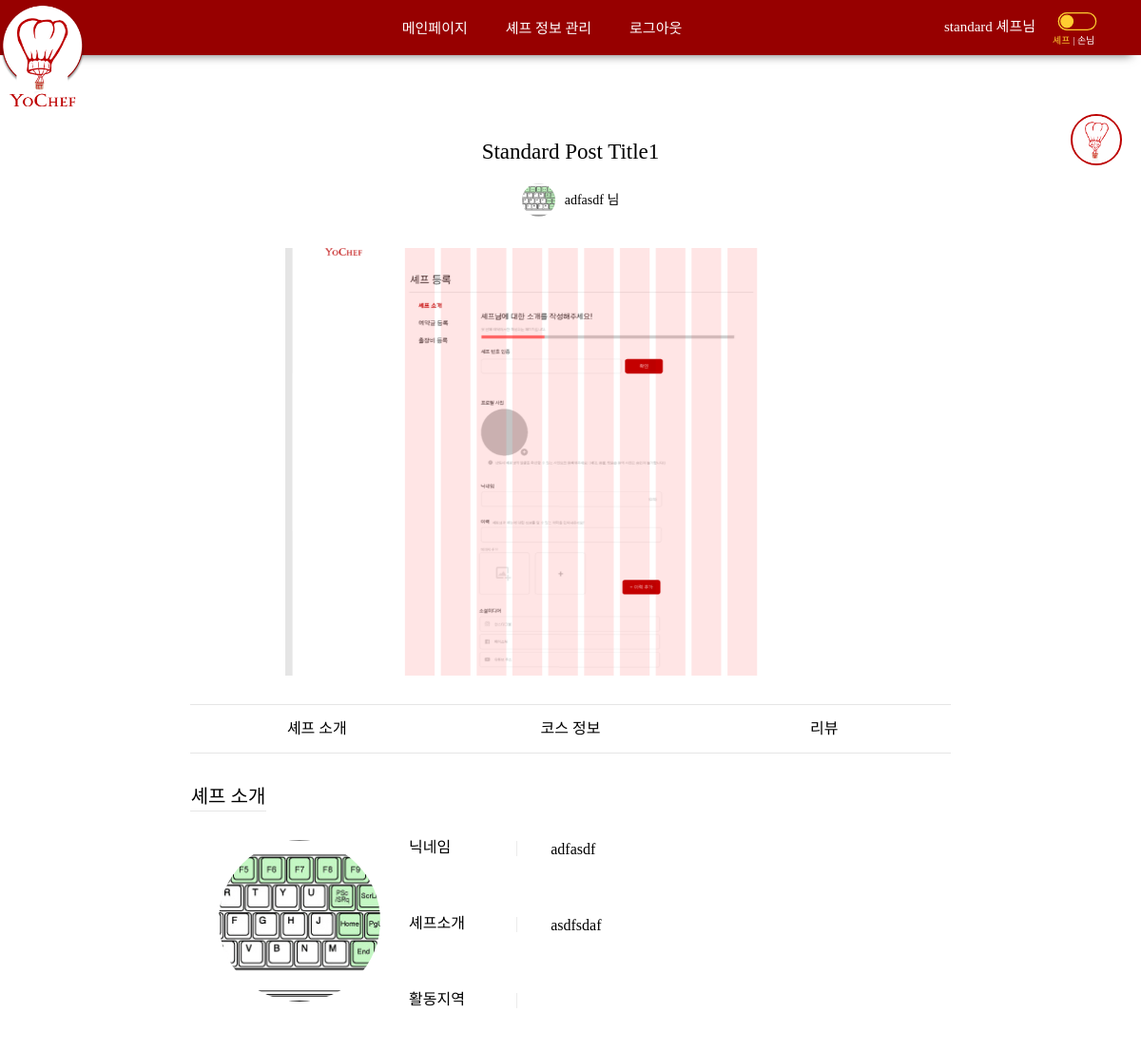
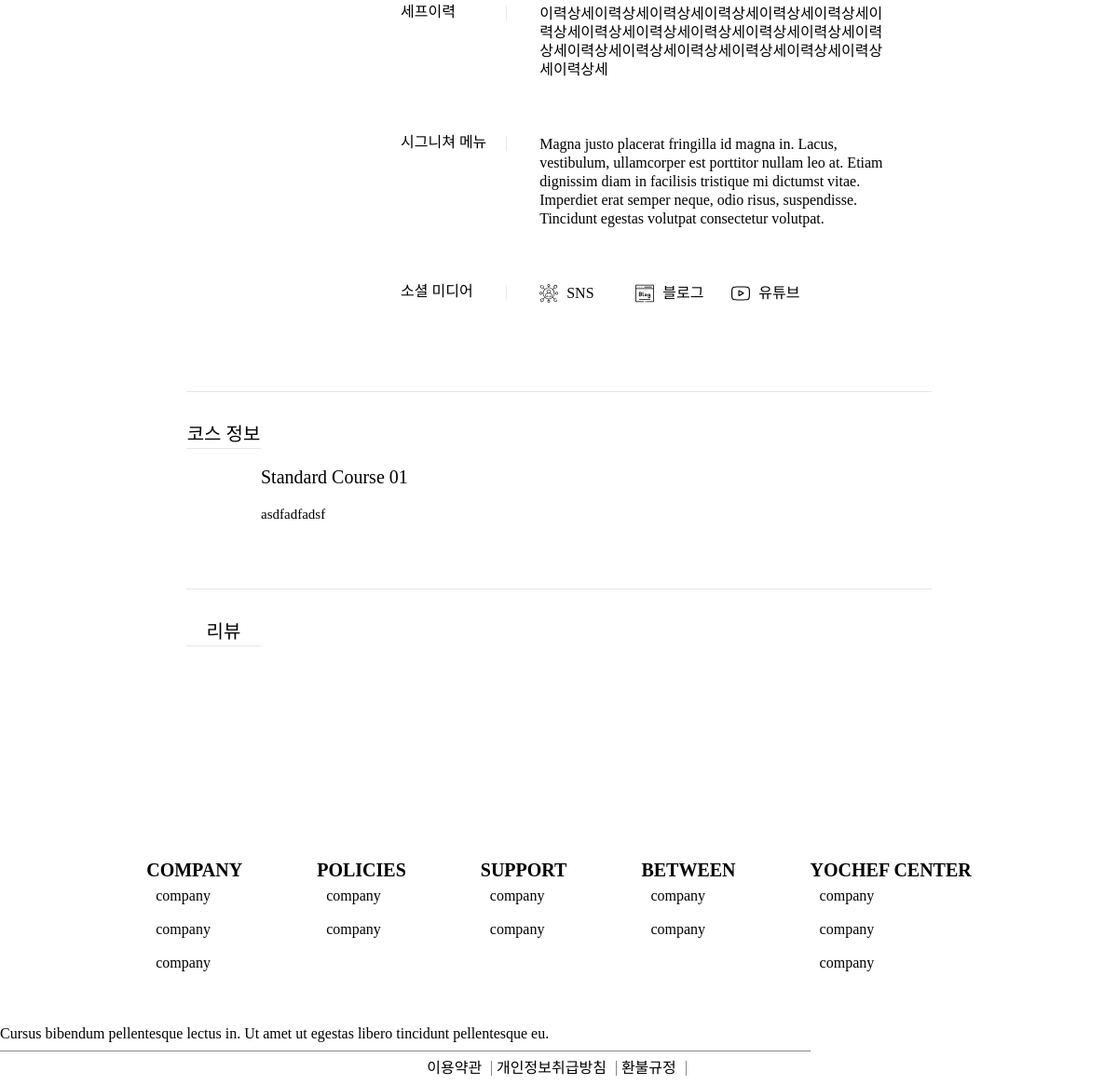
Screenshot of /detail/1 (signed in) with the database file from the repository (2 pictures, top to bottom).
### customer/models.py (models this page shows, shortened)
class Customer(models.Model):
	user = models.OneToOneField(User, on_delete=models.CASCADE)
	name = models.CharField(max_length=50)
	email = models.EmailField(null=True)
	phoneNum = models.CharField(max_length=11)
	point = models.IntegerField(default=0)
	isChef = models.BooleanField(default=False)
	registerDate = models.DateTimeField(auto_now_add=True)
	currentVer = models.IntegerField(default=0) # 0 -> cus, 1 -> chef

### chef/models.py (models this page shows, shortened)
class Post(models.Model):
	chef = models.OneToOneField(Chef, on_delete=models.CASCADE)
	region = models.IntegerField(null=True)
	regionDetail = models.ForeignKey(RegionDetail, null=True, on_delete=models.SET_NULL)
	title = models.TextField(max_length=255, null=True)
	introduce = models.TextField(max_length=5000, null=True)
	category = models.IntegerField(null=True)		# 한식, 일식, 중식, 아시안, 양식, 채식
	notice = models.TextField(max_length=5000, null=True)
	movingPrice = models.IntegerField(default=0)
	isOpen = models.BooleanField(default=True)
	registerDate = models.DateTimeField(auto_now=True)

class Chef(models.Model):
	customer = models.OneToOneField('customer.Customer', on_delete=models.CASCADE)
	nickname = models.CharField(max_length=20, null=True)
	spec = models.TextField(max_length=5000, null=True)
	snsLink = models.TextField(max_length = 500, null=True)
	blogLink = models.TextField(max_length = 500, null=True)
	youtubeLink = models.TextField(max_length = 500, null=True)
	registerDate = models.DateTimeField(auto_now_add=True)
	isLicensed = models.BooleanField(default=False)
	isSubmitted = models.BooleanField(default=False)

class Course(models.Model):
	post = models.ForeignKey(Post, on_delete=models.CASCADE)
	title = models.TextField(max_length=1000)
	description = models.TextField(max_length=5000, null=True, blank=True)
	price = models.IntegerField()
	order = models.IntegerField(null=True)  # 등록된 순서

### public/views.py (the view)
# urls.py: path('detail/<int:post_id>', detail, name="detail"),
def detail(request, post_id):
    post = Post.objects.get(id = post_id)
    courses = Course.objects.filter(post = post)
    reviews = Review.objects.filter(post = post)
    is_review_over = False
    if len(reviews) > 4 : is_review_over = True
    reviews = reviews[:4]
    schedules = Schedule.objects.all().order_by('eventDate', 'id')
    try:
        post_cover_imgurl = File.objects.get(post=post, category=4).attachment.url
    except:
        post_cover_imgurl = None
    post_imgs = File.objects.filter(post=post, category=3).order_by('order')
    if post_imgs.count() < 3 :
        more_img = 1
    else :
        more_img = post_imgs[2]
    try:
        profile_imgurl = File.objects.get(chef=request.user.customer.chef, category=1).attachment.url
    except:
        profile_imgurl = None
    for course in courses:
        course.course_imgs = File.objects.filter(course=course, category=3)
    available_schedules = []
    for schedule in schedules :
        if not Book.objects.filter(schedule = schedule, paymentStatus = 2).exists() :
            available_schedules.append(schedule)
    print(request.user)
    if not request.user.is_authenticated :
        is_like = False
    elif Like.objects.filter(customer=request.user.customer, chef=post.chef).exists():
        is_like = True
    else:
        is_like = False
    return render(request, 'detail.html', {'post': post, 'courses':courses, 'reviews': reviews, 'is_review_over': is_review_over, 'schedules':available_schedules
    , 'post_cover_imgurl': post_cover_imgurl, 'post_imgs_uptotwo': post_imgs[:2], 'more_img': more_img, 'post_imgs': post_imgs,
    'profile_imgurl':profile_imgurl, 'is_like': is_like})

### chef/models.py (called while the page is built)
	def print_eventDateDay(self):
		t = ['일', '월', '화', '수', '목', '금', '토']
		return t[int(self.eventDate.strftime("%w"))]

### public/templates/detail.html (shortened to what this page needs)
{% extends 'base.html' %}
{% load static %}
{% block style %}
<link rel="stylesheet" href="{% static 'css/detail.css' %}">
{% endblock %}
{% block content %}
    <main>
        <div class="mainContainer">
            <div class="mainContainer__profile">
                <div class="mainContainer__profile__title">
                    <span>{{post.title}}</span>
                </div>
                <div class="mainContainer__profile__chef">
                    <img src="{{profile_imgurl}}" onerror="this.src=`{% static 'img/default.png' %}`">
                    <span>{{post.chef.nickname}} 님</span>
                </div>
                <div class="mainContainer__profile__dishImages">
                    <img src="{{post_cover_imgurl}}" onerror="this.src=`{% static 'img/default.png' %}`">
                </div>
            </div>
            <div class="tabs">
                <a href="#chefInfo">셰프 소개</a>
                <a href="#courseInfo">코스 정보</a>
                <a href="#review">리뷰</a>
            </div>
            <div class="mainContainer__chefInfo" id="chefInfo">
                <span>셰프 소개</span>
                <div class="mainBox__chefInfo">
                    <div class="mainBox__chefInfo__chefImage">
                        <img src="{{profile_imgurl}}" onerror="this.src=`{% static 'img/default.png' %}`">
                    </div>
                    <div class="mainBox__chefInfo__chefDetail">
                        <ul>
                            <li>
                                <span>닉네임</span>
                                <span>|</span>
                                <span>{{post.chef.nickname}}</span>
                            </li>
                            <li>
                                <span>셰프소개</span>
                                <span>|</span>
                                <span>{{post.introduce}}</span>
                            </li>
                            <li>
                                <span>활동지역</span>
                                <span>|</span>
                            </li>
                            <li>
                                <span>세프이력</span>
                                <span>|</span>
                                <p>{{post.chef.spec}}</p>
                            </li>
                            <li>
                                <span>시그니쳐 메뉴</span>
                                <span>|</span>
                                <span>Magna justo placerat fringilla id magna in. Lacus, vestibulum, ullamcorper est porttitor nullam leo at. Etiam dignissim diam in facilisis tristique mi dictumst vitae. Imperdiet erat semper neque, odio risus, suspendisse.
                                    Tincidunt egestas volutpat consectetur volutpat.</span>
                            </li>
                            <li>
                                <span>소셜 미디어</span>
                                <span>|</span>
                                <span>
                                    {% if post.chef.snsLink is not None %}
                                    <img />
                                    <a href="{{post.chef.snsLink}}">SNS</a>
                                    {% endif %}
                                    {% if post.chef.blogLink is not None %}
                                    <img />
                                    <a href="{{post.chef.blogLink}}">블로그</a>
                                    {% endif %}
                                    {% if post.chef.youtubeLink is not None %}
                                    <img />
                                    <a  href="{{post.chef.youtubeLink}}">유튜브</a>
                                </span>
                                {% endif %}
                            </li>
                        </ul>
                    </div>
                </div>
            </div>
            <div class="mainContainer__courseInfo" id="courseInfo">
                <span>코스 정보</span>
                {% for course in courses %}
                <div class="mainBox__courseInfo" id="course{{forloop.counter}}">
                    <span>{{course.title}}</span>
                    <p>{{course.description}}</p>
                </div>
                {% endfor %}
            </div>
            <div class="mainContainer__review" id="review">
                <span>리뷰</span>
            </div>
        </div>
    </main>
    {% if request.user.is_authenticated %}
    <aside>
        <img src="{% static 'img/logo.png' %}" >
    </aside>
    {% endif %}
{% endblock %}

### yochef/templates/base.html (shortened to what this page needs)
<!DOCTYPE html>
<html lang="en">
{% load static %}
<head>
    {% load static %}
    <link rel="stylesheet" href="{% static 'css/base.css' %}" type="text/css">
    {% block style %}
    {% endblock %}
</head>
<body>
  <nav class="nav-container">
    <div class="nav__left-container">
      <a href="{% url 'main' %}"><img class="logo" src="{% static 'image/navlogo.png' %}" alt=""></a>
    </div>
    {% if user.is_authenticated %}
      {% if user.customer.isChef %}
        {% if user.customer.currentVer == 1 %}
        <ul class="nav__item-container nav--middle">
          <li class="nav__item"><a href="{% url 'main' %}">메인페이지</a></li>
          <li class="nav__item"><a href="{% url 'editChefProfile' %}">셰프 정보 관리</a></li>
          <li class="nav__item"><a href="{% url 'logout' %}">로그아웃</a></li>
        </ul>
        <div class="nav__item-wrapper nav--right">
          <li class="nav__item"><a href="{% url 'mypage' %}">{{user.customer.name}} 셰프님</a></li>
          <div class="button-wrapper">
            <a href="{% url 'changePageVer' %}"><img /></a>
            <div class="chef-button-describe">셰프</div>
          </div>
          </div>
        {% endif %}
      {% endif %}
    {% endif %}
  </nav>
  <div style="margin-bottom: 100px;" class="contents">
    {% block content %}
    {% endblock %}
  </div>
  <footer id="footer">
    <div class="footer-link-container">
      <ul class="footer-container">
        <li><span class="footer-top">COMPANY</span></li>
        <li class="footer-item">company</li>
        <li class="footer-item">company</li>
        <li class="footer-item">company</li>
      </ul>
      <ul class="footer-container">
        <li><span class="footer-top">POLICIES</span></li>
        <li class="footer-item">company</li>
        <li class="footer-item">company</li>
      </ul>
      <ul class="footer-container">
        <li><span class="footer-top">SUPPORT</span></li>
        <li class="footer-item">company</li>
        <li class="footer-item">company</li>
      </ul>
      <ul class="footer-container">
        <li><span class="footer-top">BETWEEN</span></li>
        <li class="footer-item">company</li>
        <li class="footer-item">company</li>
      </ul>
      <ul class="footer-container">
        <li><span class="footer-top">YOCHEF CENTER</span></li>
        <li class="footer-item">company</li>
        <li class="footer-item">company</li>
        <li class="footer-item">company</li>
      </ul>
    </div>
    <div id="footer-bottom">
      <div class="footer-copyright-part">
        Cursus bibendum pellentesque lectus in. Ut amet ut egestas libero tincidunt pellentesque eu.
      </div>
      <div class="footer-bottom-container">
        <ul class="footer-bottom-link-item-container">
          <li class="footer-bottom-link-item"><a href="">이용약관</a></li>
          <li class="footer-bottom-link-item"><a href="">개인정보취급방침</a></li>
          <li class="footer-bottom-link-item"><a href="">환불규정</a></li>
        </ul>
      </div>
    </div>
  </footer>
</body>
</html>

### yochef/static/css/base.css (style rules this page uses)
html, body, div, span, applet, object, iframe, h1, h2, h3, h4, h5, h6, p, blockquote, pre, a, abbr, acronym, address, big, cite, code, del, dfn, em, img, ins, kbd, q, s, samp, small, strike, strong, sub, sup, tt, var, b, u, i, center, dl, dt, dd, ol, ul, li, fieldset, form, label, legend, table, caption, tbody, tfoot, thead, tr, th, td, article, aside, canvas, details, embed, figure, figcaption, footer, header, hgroup, menu, nav, output, ruby, section, summary, time, mark, audio, video { margin: 0; padding: 0; border: 0; font-size: 100%; font: inherit; vertical-align: baseline; }
article, aside, details, figcaption, figure, footer, header, hgroup, menu, nav, section { display: block; }
body { line-height: 1; }
ol, ul { list-style: none; }
main { margin: 90px 300px; }
@media screen and (min-width: 1100px) and (max-width: 1440px) { main { margin: 90px 200px; } }
img { border: 0; }
:root { --main-color: #BD0000; }
* { font-family: 'Arita-dotum-Medium'; }
html { height: 100%; }
body { margin: 0; padding: 0; height: 100%; display: flex; flex-direction: column; }
ul { list-style: none; }
a { text-decoration-line: none; color: black; }
.nav-container { width: 100%; height: 57.55px; background-color: #970000; box-shadow: 0 10px 10px -10px rgb(105, 105, 105); display: flex; flex-direction: row; justify-content: space-between; flex-wrap: nowrap; }
.nav__item-container { width: 60%; display: flex; flex-direction: row; justify-content: center; }
.nav__item { display: inline-block; font-size: 15px; font: white; padding: 23px 20px 20PX; text-align: center; font-family: 'Arita-dotum-medium'; }
.nav__item a { display: inline; color: white; text-decoration-line: none; position: inherit; }
.nav__left-container { display: inline-flex; flex-direction: row-reverse; width: 13%; justify-content: start; }
.logo { width: 90px; height: 110px; padding: 5px 0px; }
.nav--right { padding-right: 0px; display: inline-block; width: 18%; display: flex; flex-direction: row; justify-content: start; align-items: center; }
.nav--right>li { padding: 9px; }
.button-wrapper { display: flex; flex-direction: column; }
.nav--right img { width: 70px; height: 45px; }
.chef-button-describe { font-size: 10px; position: relative; top: -10px; padding-left: 9px; display: inline-block; color: #FFCE31; font-family: 'Arita-dotum'; }
.chef-button-describe::after { content: "| 손님"; color: white; font-size: 10px; padding: 3px; }
#footer { flex-shrink: 0; margin-top: auto; display: flex; flex-direction: column; }
.footer-link-container { display: flex; flex-direction: row; justify-content: center; align-items: flex-start; }
.footer-container { display: flex; flex-direction: column; justify-content: space-around; padding: 40px; }
.footer-top { font-size: 20px; font-weight: 700; }
.footer-item { padding: 10px; display: inline; }
#footer-bottom { display: flex; flex-direction: column; }
.footer-copyright-part { display: inline-box; width: 860px; margin-top: 20; font-weight: 200; padding: 10px 10px 10px 0px; border-bottom: #868686 solid 0.5px; }
.footer-bottom-container { display: flex; flex-direction: row; justify-content: center; }
.footer-bottom-link-item-container { display: flex; flex-direction: row; justify-content: flex-start; margin: 0px; padding: 0px; }
.footer-bottom-link-item { display: inline; padding: 0px 10px 0px 0px; margin: 10px 5px 10px 0px; border-right: #868686 solid 0.5px; }
.footer-bottom-link-item a { text-decoration: none; color: black; font-size: 16px; }

### rows the page displays
Post: title "Standard Post Title1", chef.nickname "adfasdf", introduce "asdfsdaf", chef.spec "이력상세이력상세이력상세이력상세이력상세이력상세이력상세이력상세이력상세이력상세이력상세이력상세이력상세이력상세이력상세이력상세이력상세이력상세이력상세이력상세"
Course: title "Standard Course 01", description "asdfadfadsf"

### other values shown
{{ user.customer.name }} "standard"
